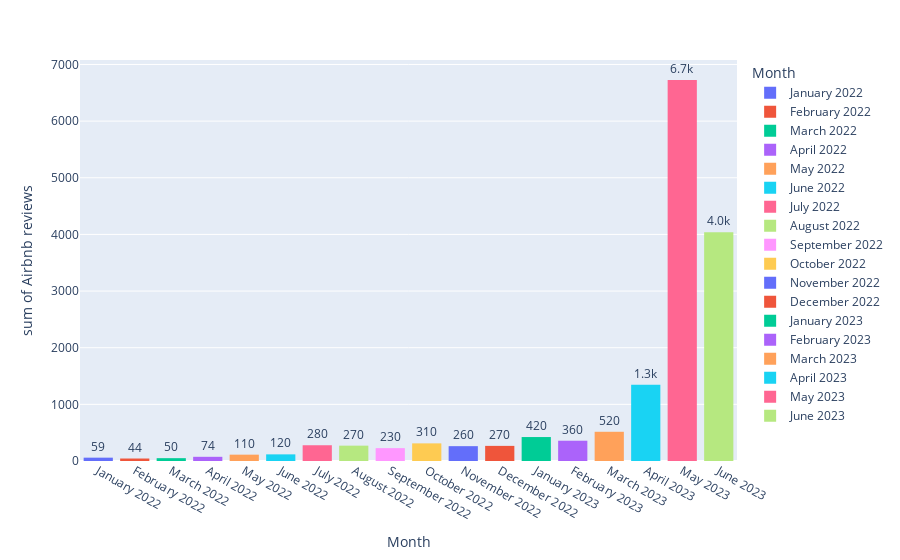

This figure's notebook cell:
### Code cell
fig = px.histogram(result, x=result['Month'], y=result['Airbnb reviews'], text_auto='.2s', color=result['Month'])
fig.update_traces(textfont_size=12, textangle=0, textposition='outside', cliponaxis=False)


fig.show()

### Figure 1 — Plotly figure (JSON) as saved in the notebook; plotly's stock layout.template omitted (floating-point values rounded to 4 significant figures)
{"data": [{"alignmentgroup": "True", "bingroup": "x", "cliponaxis": false, "histfunc": "sum", "hovertemplate": "Month=%{x}<br>sum of Airbnb reviews=%{y}<extra></extra>", "legendgroup": "January 2022", "marker": {"color": "#636efa", "pattern": {"shape": ""}}, "name": "January 2022", "offsetgroup": "January 2022", "orientation": "v", "showlegend": true, "textangle": 0, "textfont": {"size": 12}, "textposition": "outside", "texttemplate": "%{value:.2s}", "type": "histogram", "x": ["January 2022"], "xaxis": "x", "y": [59], "yaxis": "y"}, {"alignmentgroup": "True", "bingroup": "x", "cliponaxis": false, "histfunc": "sum", "hovertemplate": "Month=%{x}<br>sum of Airbnb reviews=%{y}<extra></extra>", "legendgroup": "February 2022", "marker": {"color": "#EF553B", "pattern": {"shape": ""}}, "name": "February 2022", "offsetgroup": "February 2022", "orientation": "v", "showlegend": true, "textangle": 0, "textfont": {"size": 12}, "textposition": "outside", "texttemplate": "%{value:.2s}", "type": "histogram", "x": ["February 2022"], "xaxis": "x", "y": [44], "yaxis": "y"}, {"alignmentgroup": "True", "bingroup": "x", "cliponaxis": false, "histfunc": "sum", "hovertemplate": "Month=%{x}<br>sum of Airbnb reviews=%{y}<extra></extra>", "legendgroup": "March 2022", "marker": {"color": "#00cc96", "pattern": {"shape": ""}}, "name": "March 2022", "offsetgroup": "March 2022", "orientation": "v", "showlegend": true, "textangle": 0, "textfont": {"size": 12}, "textposition": "outside", "texttemplate": "%{value:.2s}", "type": "histogram", "x": ["March 2022"], "xaxis": "x", "y": [50], "yaxis": "y"}, {"alignmentgroup": "True", "bingroup": "x", "cliponaxis": false, "histfunc": "sum", "hovertemplate": "Month=%{x}<br>sum of Airbnb reviews=%{y}<extra></extra>", "legendgroup": "April 2022", "marker": {"color": "#ab63fa", "pattern": {"shape": ""}}, "name": "April 2022", "offsetgroup": "April 2022", "orientation": "v", "showlegend": true, "textangle": 0, "textfont": {"size": 12}, "textposition": "outside", "texttemplate": "%{value:.2s}", "type": "histogram", "x": ["April 2022"], "xaxis": "x", "y": [74], "yaxis": "y"}, {"alignmentgroup": "True", "bingroup": "x", "cliponaxis": false, "histfunc": "sum", "hovertemplate": "Month=%{x}<br>sum of Airbnb reviews=%{y}<extra></extra>", "legendgroup": "May 2022", "marker": {"color": "#FFA15A", "pattern": {"shape": ""}}, "name": "May 2022", "offsetgroup": "May 2022", "orientation": "v", "showlegend": true, "textangle": 0, "textfont": {"size": 12}, "textposition": "outside", "texttemplate": "%{value:.2s}", "type": "histogram", "x": ["May 2022"], "xaxis": "x", "y": [112], "yaxis": "y"}, {"alignmentgroup": "True", "bingroup": "x", "cliponaxis": false, "histfunc": "sum", "hovertemplate": "Month=%{x}<br>sum of Airbnb reviews=%{y}<extra></extra>", "legendgroup": "June 2022", "marker": {"color": "#19d3f3", "pattern": {"shape": ""}}, "name": "June 2022", "offsetgroup": "June 2022", "orientation": "v", "showlegend": true, "textangle": 0, "textfont": {"size": 12}, "textposition": "outside", "texttemplate": "%{value:.2s}", "type": "histogram", "x": ["June 2022"], "xaxis": "x", "y": [117], "yaxis": "y"}, {"alignmentgroup": "True", "bingroup": "x", "cliponaxis": false, "histfunc": "sum", "hovertemplate": "Month=%{x}<br>sum of Airbnb reviews=%{y}<extra></extra>", "legendgroup": "July 2022", "marker": {"color": "#FF6692", "pattern": {"shape": ""}}, "name": "July 2022", "offsetgroup": "July 2022", "orientation": "v", "showlegend": true, "textangle": 0, "textfont": {"size": 12}, "textposition": "outside", "texttemplate": "%{value:.2s}", "type": "histogram", "x": ["July 2022"], "xaxis": "x", "y": [278], "yaxis": "y"}, {"alignmentgroup": "True", "bingroup": "x", "cliponaxis": false, "histfunc": "sum", "hovertemplate": "Month=%{x}<br>sum of Airbnb reviews=%{y}<extra></extra>", "legendgroup": "August 2022", "marker": {"color": "#B6E880", "pattern": {"shape": ""}}, "name": "August 2022", "offsetgroup": "August 2022", "orientation": "v", "showlegend": true, "textangle": 0, "textfont": {"size": 12}, "textposition": "outside", "texttemplate": "%{value:.2s}", "type": "histogram", "x": ["August 2022"], "xaxis": "x", "y": [271], "yaxis": "y"}, {"alignmentgroup": "True", "bingroup": "x", "cliponaxis": false, "histfunc": "sum", "hovertemplate": "Month=%{x}<br>sum of Airbnb reviews=%{y}<extra></extra>", "legendgroup": "September 2022", "marker": {"color": "#FF97FF", "pattern": {"shape": ""}}, "name": "September 2022", "offsetgroup": "September 2022", "orientation": "v", "showlegend": true, "textangle": 0, "textfont": {"size": 12}, "textposition": "outside", "texttemplate": "%{value:.2s}", "type": "histogram", "x": ["September 2022"], "xaxis": "x", "y": [227], "yaxis": "y"}, {"alignmentgroup": "True", "bingroup": "x", "cliponaxis": false, "histfunc": "sum", "hovertemplate": "Month=%{x}<br>sum of Airbnb reviews=%{y}<extra></extra>", "legendgroup": "October 2022", "marker": {"color": "#FECB52", "pattern": {"shape": ""}}, "name": "October 2022", "offsetgroup": "October 2022", "orientation": "v", "showlegend": true, "textangle": 0, "textfont": {"size": 12}, "textposition": "outside", "texttemplate": "%{value:.2s}", "type": "histogram", "x": ["October 2022"], "xaxis": "x", "y": [311], "yaxis": "y"}, {"alignmentgroup": "True", "bingroup": "x", "cliponaxis": false, "histfunc": "sum", "hovertemplate": "Month=%{x}<br>sum of Airbnb reviews=%{y}<extra></extra>", "legendgroup": "November 2022", "marker": {"color": "#636efa", "pattern": {"shape": ""}}, "name": "November 2022", "offsetgroup": "November 2022", "orientation": "v", "showlegend": true, "textangle": 0, "textfont": {"size": 12}, "textposition": "outside", "texttemplate": "%{value:.2s}", "type": "histogram", "x": ["November 2022"], "xaxis": "x", "y": [262], "yaxis": "y"}, {"alignmentgroup": "True", "bingroup": "x", "cliponaxis": false, "histfunc": "sum", "hovertemplate": "Month=%{x}<br>sum of Airbnb reviews=%{y}<extra></extra>", "legendgroup": "December 2022", "marker": {"color": "#EF553B", "pattern": {"shape": ""}}, "name": "December 2022", "offsetgroup": "December 2022", "orientation": "v", "showlegend": true, "textangle": 0, "textfont": {"size": 12}, "textposition": "outside", "texttemplate": "%{value:.2s}", "type": "histogram", "x": ["December 2022"], "xaxis": "x", "y": [267], "yaxis": "y"}, {"alignmentgroup": "True", "bingroup": "x", "cliponaxis": false, "histfunc": "sum", "hovertemplate": "Month=%{x}<br>sum of Airbnb reviews=%{y}<extra></extra>", "legendgroup": "January 2023", "marker": {"color": "#00cc96", "pattern": {"shape": ""}}, "name": "January 2023", "offsetgroup": "January 2023", "orientation": "v", "showlegend": true, "textangle": 0, "textfont": {"size": 12}, "textposition": "outside", "texttemplate": "%{value:.2s}", "type": "histogram", "x": ["January 2023"], "xaxis": "x", "y": [423], "yaxis": "y"}, {"alignmentgroup": "True", "bingroup": "x", "cliponaxis": false, "histfunc": "sum", "hovertemplate": "Month=%{x}<br>sum of Airbnb reviews=%{y}<extra></extra>", "legendgroup": "February 2023", "marker": {"color": "#ab63fa", "pattern": {"shape": ""}}, "name": "February 2023", "offsetgroup": "February 2023", "orientation": "v", "showlegend": true, "textangle": 0, "textfont": {"size": 12}, "textposition": "outside", "texttemplate": "%{value:.2s}", "type": "histogram", "x": ["February 2023"], "xaxis": "x", "y": [358], "yaxis": "y"}, {"alignmentgroup": "True", "bingroup": "x", "cliponaxis": false, "histfunc": "sum", "hovertemplate": "Month=%{x}<br>sum of Airbnb reviews=%{y}<extra></extra>", "legendgroup": "March 2023", "marker": {"color": "#FFA15A", "pattern": {"shape": ""}}, "name": "March 2023", "offsetgroup": "March 2023", "orientation": "v", "showlegend": true, "textangle": 0, "textfont": {"size": 12}, "textposition": "outside", "texttemplate": "%{value:.2s}", "type": "histogram", "x": ["March 2023"], "xaxis": "x", "y": [516], "yaxis": "y"}, {"alignmentgroup": "True", "bingroup": "x", "cliponaxis": false, "histfunc": "sum", "hovertemplate": "Month=%{x}<br>sum of Airbnb reviews=%{y}<extra></extra>", "legendgroup": "April 2023", "marker": {"color": "#19d3f3", "pattern": {"shape": ""}}, "name": "April 2023", "offsetgroup": "April 2023", "orientation": "v", "showlegend": true, "textangle": 0, "textfont": {"size": 12}, "textposition": "outside", "texttemplate": "%{value:.2s}", "type": "histogram", "x": ["April 2023"], "xaxis": "x", "y": [1347], "yaxis": "y"}, {"alignmentgroup": "True", "bingroup": "x", "cliponaxis": false, "histfunc": "sum", "hovertemplate": "Month=%{x}<br>sum of Airbnb reviews=%{y}<extra></extra>", "legendgroup": "May 2023", "marker": {"color": "#FF6692", "pattern": {"shape": ""}}, "name": "May 2023", "offsetgroup": "May 2023", "orientation": "v", "showlegend": true, "textangle": 0, "textfont": {"size": 12}, "textposition": "outside", "texttemplate": "%{value:.2s}", "type": "histogram", "x": ["May 2023"], "xaxis": "x", "y": [6725], "yaxis": "y"}, {"alignmentgroup": "True", "bingroup": "x", "cliponaxis": false, "histfunc": "sum", "hovertemplate": "Month=%{x}<br>sum of Airbnb reviews=%{y}<extra></extra>", "legendgroup": "June 2023", "marker": {"color": "#B6E880", "pattern": {"shape": ""}}, "name": "June 2023", "offsetgroup": "June 2023", "orientation": "v", "showlegend": true, "textangle": 0, "textfont": {"size": 12}, "textposition": "outside", "texttemplate": "%{value:.2s}", "type": "histogram", "x": ["June 2023"], "xaxis": "x", "y": [4040], "yaxis": "y"}], "layout": {"barmode": "relative", "legend": {"title": {"text": "Month"}, "tracegroupgap": 0}, "margin": {"t": 60}, "xaxis": {"anchor": "y", "categoryarray": ["January 2022", "February 2022", "March 2022", "April 2022", "May 2022", "June 2022", "July 2022", "August 2022", "September 2022", "October 2022", "November 2022", "December 2022", "January 2023", "February 2023", "March 2023", "April 2023", "May 2023", "June 2023"], "categoryorder": "array", "domain": [0, 1], "title": {"text": "Month"}}, "yaxis": {"anchor": "x", "domain": [0, 1], "title": {"text": "sum of Airbnb reviews"}}}}
